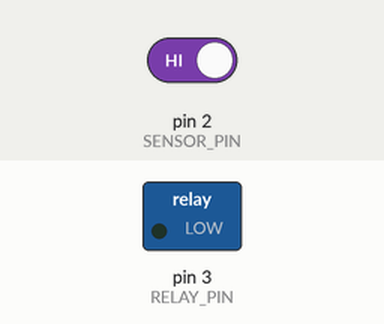
Simulated run of this sketch. Board: Arduino Uno, built with avr-gcc and run on an emulated ATmega328P. On the bench: switched loads named in the sketch (green lamp = pin HIGH). The inputs (shaded band) are chosen by the test bench; at power-on: pin 2 (SENSOR_PIN) HIGH.

Above: at 1.2 s.
1.3 s: pin 2 (SENSOR_PIN) driven LOW
At 2.1 s:
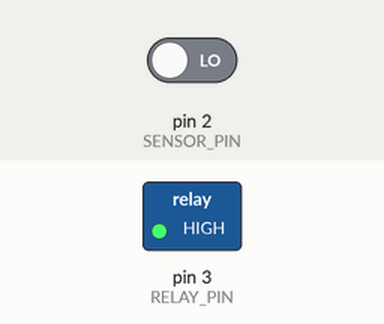
Timing chart, 0 to 4.3 s (numbered marks = the images above; inputs shaded):
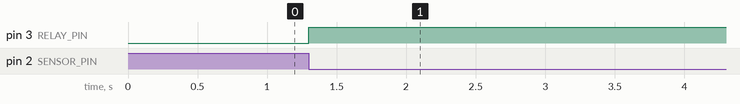

The sketch:

clap-arduino328p.ino
```cpp
#define SENSOR_PIN 2
#define RELAY_PIN 3
#define RELAY(x) digitalWrite(RELAY_PIN,x)
bool _state = false;

void setup() {
  pinMode(SENSOR_PIN, INPUT);
  pinMode(RELAY_PIN, OUTPUT);
  RELAY(0);
}

void loop() {
  _state = digitalRead(SENSOR_PIN);
  if (!_state) {
    _state = !_state;
    RELAY(_state);
    delay(1000);
  }
}
```

Measured:
- after the input at 1.3 s, pin 3 (RELAY_PIN): LOW → HIGH at once
